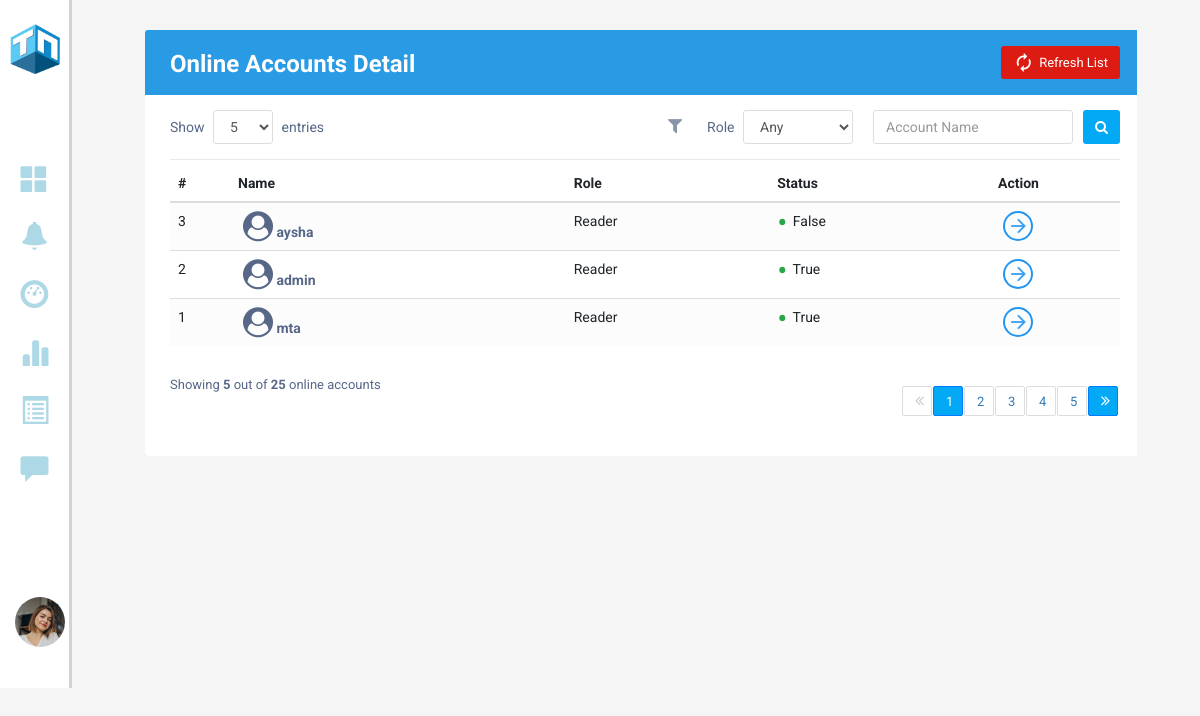
/onlinestatus, run on an earlier commit of the app's database.
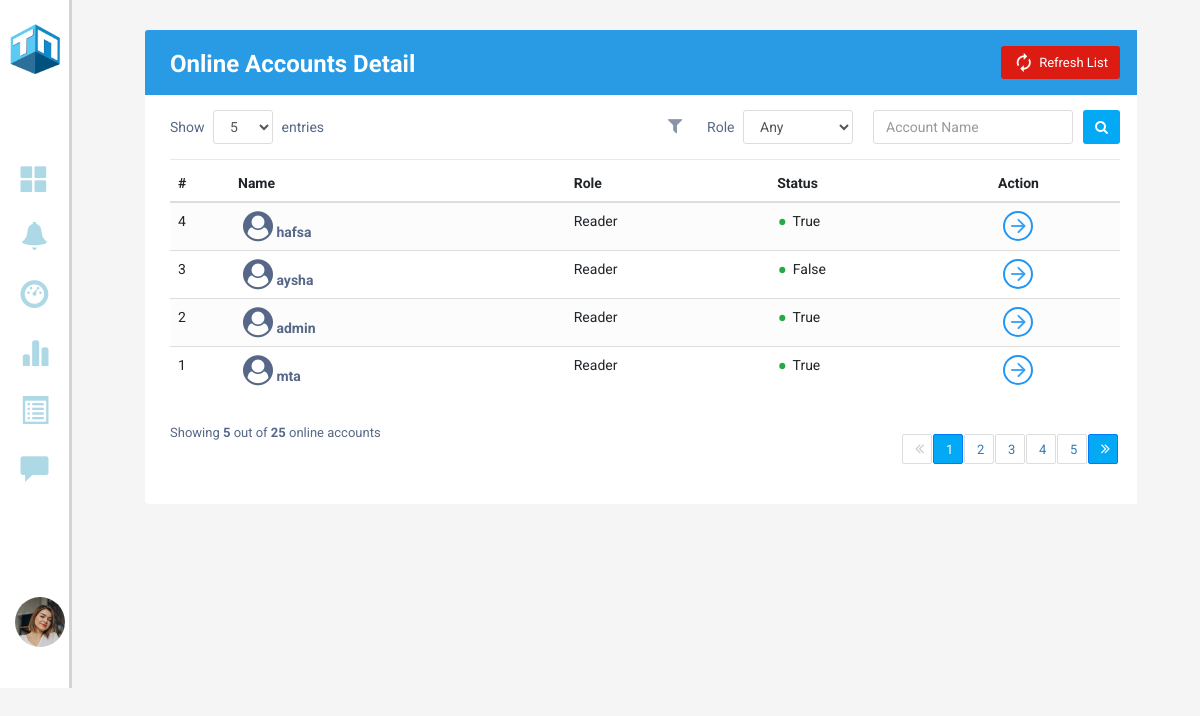
And on a later commit of the database.
### models.py (models this page shows)
class Users(db.Model, UserMixin):
    id = db.Column(db.Integer,  primary_key = True, nullable = False)
    email = Column(String, nullable=False, unique = True)
    username = Column(String, nullable=False)
    role = Column(String, nullable=False)
    password = Column(String, nullable=False)
    profile_pic = Column(BLOB, nullable=False)
    mimetype = Column(String, nullable=False)
    status = Column(Boolean, nullable=False)
    created_at = Column(DateTime, server_default = func.now(), nullable=False)
    updated_at = Column(DateTime, server_default = func.now(), server_onupdate = func.now(), nullable=False)
    poster = db.relationship('Posts', backref=backref('poster'), cascade = 'all, delete')
    reporter = db.relationship('Reports', backref=backref('reporter'), cascade = 'all, delete')
    bookmarker = db.relationship('Bookmarks', backref=backref('bookmarker'), cascade = 'all, delete')
    notifier = db.relationship('Notifications', backref=backref('notifier'), cascade = 'all, delete')

### app.py (the view)
@app.route('/onlinestatus')
def get_online_users():
    print(current_user.is_active)
    users = Users.query.order_by(Users.id.desc()).all()
    return render_template("OnlineStatus.html", users = users)

### templates/OnlineStatus.html (shortened to what the changed rows need)
<!DOCTYPE html>
<html lang="en">
<head>
    <link rel="stylesheet" type="text/css" href="/static/style.css">
    <link rel="stylesheet" href="https://stackpath.bootstrapcdn.com/bootstrap/4.5.0/css/bootstrap.min.css">
    <link rel="stylesheet" href="https://maxcdn.bootstrapcdn.com/font-awesome/4.7.0/css/font-awesome.min.css">
    <link rel="stylesheet" href="https://maxcdn.bootstrapcdn.com/bootstrap/3.3.6/css/bootstrap.min.css">
    <link rel="stylesheet" href="https://cdnjs.cloudflare.com/ajax/libs/font-awesome/4.7.0/css/font-awesome.min.css">
    <link rel="stylesheet" href="https://maxcdn.bootstrapcdn.com/bootstrap/3.3.7/css/bootstrap.min.css"
>
</head>
<body>
    <section class="GContent" style="background-color: #f2f3f4">
        <div class="G1" style="width: 94%;">
            <div class="Gformat" style="width: 100%;">
                <div class="container-xl">
                    <div class="table-responsive">
                        <div class="table-wrapper">
                            <div class="table-title">
                                <div class="row">
                                    <div class="col-sm-4">
                                        <h2 style="color: white;">Online Accounts <b>Detail</b></h2>
                                    </div>
                                </div>
                            </div>
                            <table class="table table-striped table-hover">
                                <thead>
                                    <tr>
                                        <th>#</th>
                                        <th>Name</th>
                                        <th>Role</th>
                                        <th>Status</th>
                                        <th>Action</th>
                                    </tr>
                                </thead>
                                <tbody>
                                    {% for user in users %}
                                    <tr>
                                        <td>{{user.id}}</td>
                                        <td><a href="#"><i class="fa fa-user-circle" aria-hidden="true"
                                                    style="font-size: 30px;"></i> {{user.username}}</a></td>
                                        <td>Reader</td>
                                        <td><span class="status text-success">&bull;</span> {{user.status}}</td>
                                        <td><a href="#" class="view" title="View Details" data-toggle="tooltip"><i
                                                    class="material-icons">&#xE5C8;</i></a></td>
                                    </tr>
                                    {% endfor %}
                                </tbody>
                            </table>
                        </div>
                    </div>
                </div>
            </div>
        </div>
    </section>
</body>
</html>

What changed in the data, as far as the page shows it:
added Users: id "4", username "hafsa", status "True"
